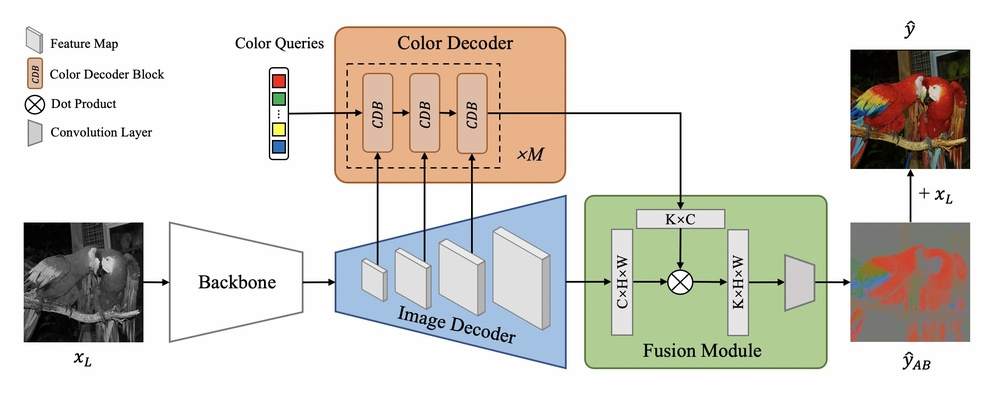
#> input picture DDColor/modelscope/damo/cv_ddcolor_image-colorization/resources/ddcolor_arch.jpg, 1000 x 395 px, shrunk from 2280 x 900 before the run
$ python -i style_transfer_colorization.py   (imports and definitions only)
#> lines starting #> are read from the running program, lines starting #| are printed output that depends on the picture
"""
Real-time Style Transfer Integration
Combines colorization with artistic style transfer for unique results
"""

import numpy as np
import cv2
from skimage.color import rgb2lab, lab2rgb
from scipy.ndimage import gaussian_filter
import torch
import torch.nn.functional as F

class StyleTransferColorization:
    def __init__(self):
        self.style_presets = {
            'vintage': {'warmth': 1.3, 'saturation': 0.8, 'sepia': 0.3},
            'modern': {'warmth': 1.0, 'saturation': 1.2, 'contrast': 1.1},
            'pastel': {'warmth': 1.1, 'saturation': 0.6, 'brightness': 1.1},
            'vibrant': {'warmth': 1.0, 'saturation': 1.5, 'contrast': 1.2},
            'cinematic': {'warmth': 1.2, 'saturation': 0.9, 'vignette': 0.2},
            'cold': {'warmth': 0.8, 'saturation': 1.0, 'blue_tint': 0.1},
        }

    # [143 lines left out: functions apply_color_grading, apply_sepia, adjust_contrast, apply_vignette, apply_film_emulation, not called in this run]

    def create_artistic_filter(self, image, filter_type='oil_painting'):
        """Apply artistic filters to colorized images"""
        if filter_type == 'oil_painting':
            return self.oil_painting_effect(image)
        elif filter_type == 'watercolor':
            return self.watercolor_effect(image)
        elif filter_type == 'pencil_sketch':
            return self.pencil_sketch_effect(image)
        else:
            return image

    def oil_painting_effect(self, image, intensity=7, levels=6):
        """Create oil painting effect"""
#> called with intensity = 7, levels = 6
        # Convert to uint8 for OpenCV
        img_uint8 = (image * 255).astype(np.uint8)
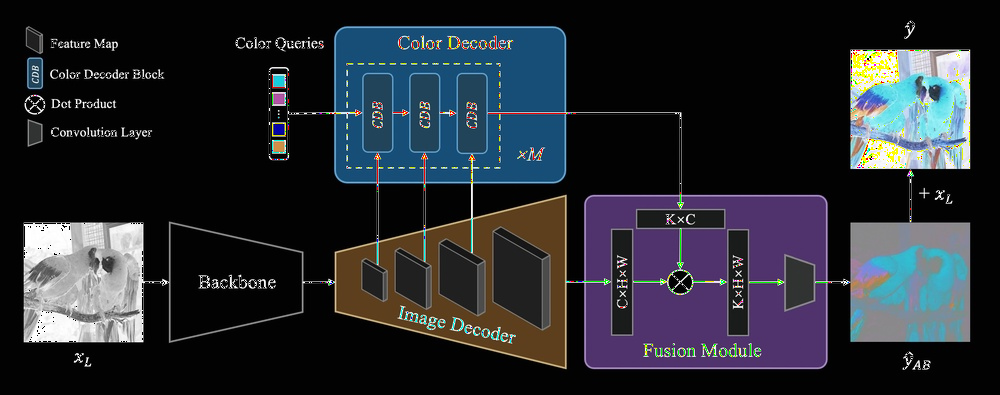
#> img_uint8: shape (395, 1000, 3); mean R, G, B 39, 42.4, 48.7

        # Apply oil painting filter (if available in OpenCV)
        try:
            # This requires opencv-contrib-python
            result = cv2.xphoto.oilPainting(img_uint8, intensity, levels)
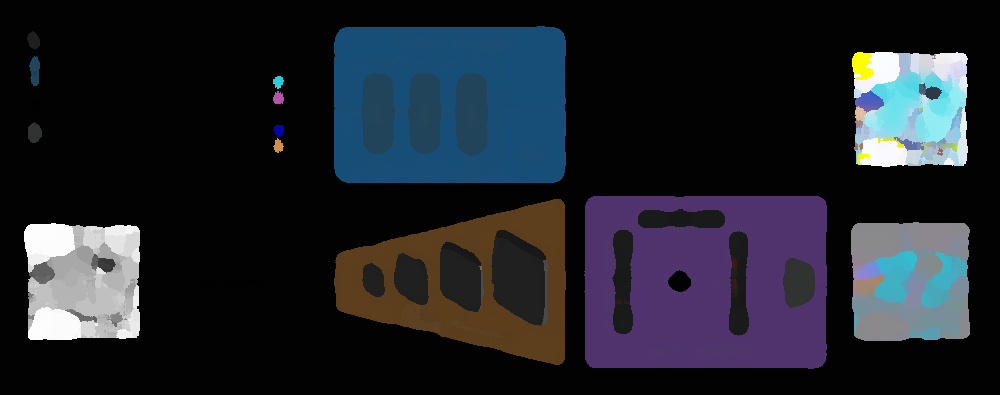
#> result: shape (395, 1000, 3); mean R, G, B 32.1, 35.2, 42.7
            return result.astype(np.float64) / 255.0
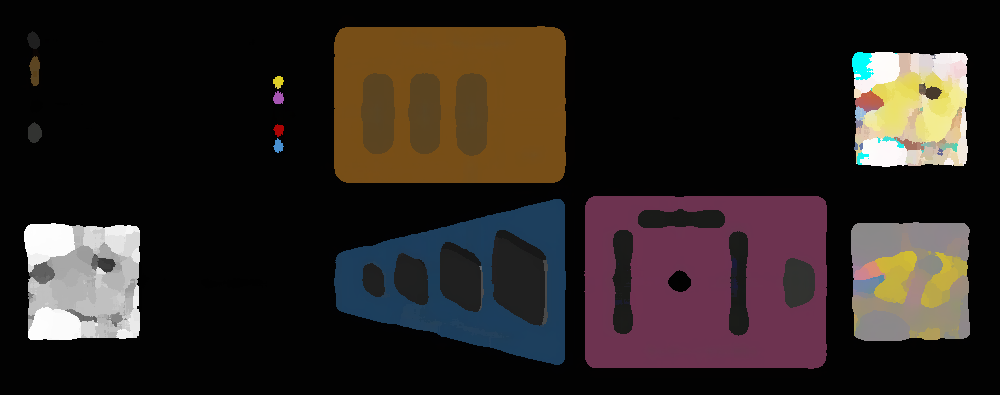
#> returned value: shape (395, 1000, 3) float64; mean of channels 0, 1, 2 0.126, 0.138, 0.167; drawn as B, G, R
        except:
            # Fallback: bilateral filter for smoothing effect
            result = cv2.bilateralFilter(img_uint8, 15, 80, 80)
            return result.astype(np.float64) / 255.0

    # [64 lines left out: functions watercolor_effect, pencil_sketch_effect, apply_style_to_colorization, not called in this run]

>>> import cv2
>>> picture = cv2.cvtColor(cv2.imread('../../../DDColor/modelscope/damo/cv_ddcolor_image-colorization/resources/ddcolor_arch.jpg'), cv2.COLOR_BGR2RGB)
>>> result = StyleTransferColorization().create_artistic_filter(picture)
